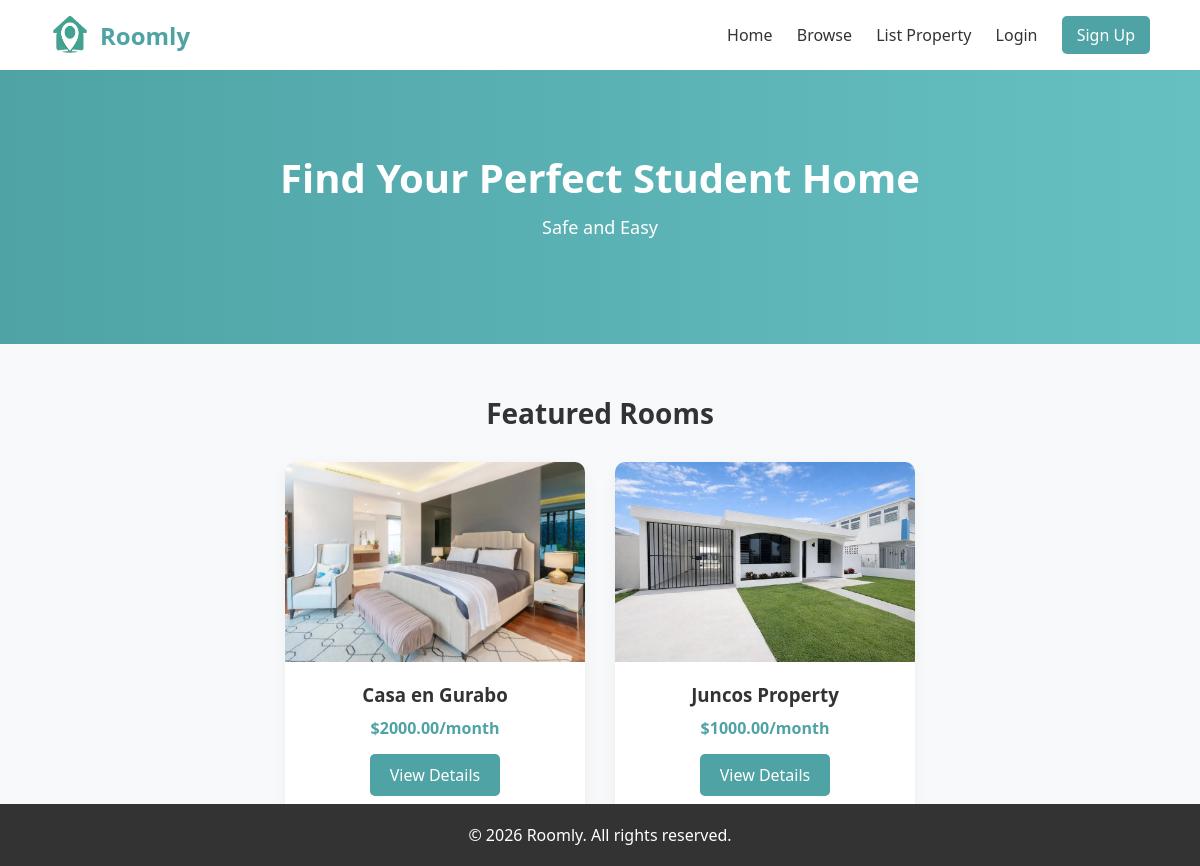
The page / on the database its author committed.
### website/models.py (models this page shows, shortened)
class Property(db.Model):
    __tablename__ = 'PROPERTY'
    property_id_pk = db.Column(db.Integer, primary_key=True)
    title = db.Column(db.String(255), nullable=False)
    description = db.Column(db.Text, nullable=False)
    address = db.Column(db.String(255), nullable=False)
    city = db.Column(db.String(255), nullable=False)
    state = db.Column(db.String(255), nullable=False)
    country = db.Column(db.String(255), nullable=False)
    postal_code = db.Column(db.String(10), nullable=False)
    price_per_month = db.Column(db.Float, nullable=False)
    deposit_amount = db.Column(db.Float, nullable=False)
    number_of_bedrooms = db.Column(db.Integer, nullable=False)
    number_of_bathrooms = db.Column(db.Integer, nullable=False, default=1)
    sqr_ft = db.Column(db.Integer, nullable=False)
    amenities = db.Column(db.Text, nullable=True)
    availability_status = db.Column(db.Boolean, nullable=False)
    owner_id_fk = db.Column(db.Integer, nullable=False)
    university_id_fk = db.Column(db.Integer, nullable=True)
    images = db.relationship('PropertyImage', backref='property', lazy='select')
    amenity_links = db.relationship('PropertyAmenity', backref='property', lazy='select')
    reviews = db.relationship('PropertyReview', backref='property', lazy='select', cascade='all, delete-orphan')
    @property
    def image_url(self):
        if self.images:
            return self.images[0].image_url
        return '/static/logoRoomly.png'

class PropertyImage(db.Model):
    __tablename__ = 'PROPERTY_IMAGES'
    image_id_pk = db.Column(db.Integer, primary_key=True)
    image_url = db.Column(db.String(255), nullable=False)
    property_id_fk = db.Column(db.Integer, db.ForeignKey('PROPERTY.property_id_pk'), nullable=False)

### website/views.py (the view)
@views.route('/')
def home():
    featured_properties = Property.query.filter_by(availability_status=True).order_by(Property.property_id_pk.desc()).limit(3).all()
    return render_template('index.html', featured_properties=featured_properties)

### website/templates/index.html (shortened to what this page needs)
<!DOCTYPE html>
<html lang="en">
<head>
    <link rel="stylesheet" href="{{ url_for('static', filename='styles.css') }}">
</head>
<body>
    <header>
        <a class="logoRoomly" href="{{ url_for('views.home') }}">
            <img src="{{ url_for('static', filename='logoRoomly.png') }}" alt="Roomly Icon" class="header-icon">
            Roomly
            </a>
        <nav>
            <a href="{{ url_for('views.home') }}">Home</a>
            <a href="{{ url_for('views.browse') }}">Browse</a>
            <a href="{{ url_for('views.list_property') }}">List Property</a>
            {% if session.get('account_id') %}
                <a href="{{ url_for('auth.profile') }}">Profile</a>
                <span class="nav-user">Hi, {{ session.get('account_first_name') }}</span>
                <a href="{{ url_for('auth.logout') }}" class="signup-btn">Log Out</a>
            {% else %}
                <a href="{{ url_for('auth.login') }}">Login</a>
                <a href="{{ url_for('auth.signup') }}" class="signup-btn">Sign Up</a>
            {% endif %}
        </nav>
    </header>
    <section class="hero">
        <h1>Find Your Perfect Student Home</h1>
        <p>Safe and Easy</p>
    </section>
    <section class="listings">
        <h2>Featured Rooms</h2>
        <div class="cards">
            {% if featured_properties %}
                {% for property in featured_properties %}
                    <div class="card">
                        {% if property.image_url %}
                            <img src="{{ property.image_url }}" alt="{{ property.title }}">
                        {% else %}
                            <img src="{{ url_for('static', filename='logoRoomly.png') }}" alt="{{ property.title }}">
                        {% endif %}
                        <h3>{{ property.title }}</h3>
                        <p>${{ '%.2f'|format(property.price_per_month) }}/month</p>
                        <a href="{{ url_for('views.property_detail', property_id=property.property_id_pk) }}" class="view-details-btn">View Details</a>
                    </div>
                {% endfor %}
            {% else %}
                <p>No featured rooms available at the moment.</p>
            {% endif %}
        </div>
    </section>
    <footer>
        <p>© 2026 Roomly. All rights reserved.</p>
    </footer>
</body>
</html>

### website/static/styles.css (style rules this page uses)
* { margin: 0; padding: 0; box-sizing: border-box; font-family: 'Segoe UI', sans-serif; }
body { background-color: #f8f9fa; color: #333; }
header { display: flex; justify-content: space-between; align-items: center; padding: 15px 50px; background-color: white; box-shadow: 0 2px 5px rgba(0,0,0,0.05); }
.header-icon { height: 40px; width: 40px; margin-right: 10px; vertical-align: middle; }
.logoRoomly { display: flex; align-items: center; font-size: 24px; font-weight: 700; color: #4FA3A5; text-decoration: none; }
nav a { margin-left: 20px; text-decoration: none; color: #333; font-weight: 500; }
.signup-btn { background-color: #4FA3A5; color: white; padding: 8px 15px; border-radius: 5px; }
.hero { text-align: center; padding: 80px 20px; background: linear-gradient(to right, #4FA3A5, #66c0c2); color: white; }
.hero h1 { font-size: 40px; margin-bottom: 10px; }
.hero p { margin-bottom: 25px; font-size: 18px; }
.listings { padding: 50px; text-align: center; }
.listings h2 { margin-bottom: 30px; font-size: 28px; }
.cards { display: flex; justify-content: center; gap: 30px; flex-wrap: wrap; }
.card { background-color: white; width: 300px; border-radius: 10px; box-shadow: 0 5px 15px rgba(0,0,0,0.05); padding-bottom: 20px; transition: transform 0.3s ease; }
.card img { width: 100%; border-radius: 10px 10px 0 0; }
.card h3 { margin: 15px 0 10px; }
.card p { margin-bottom: 15px; font-weight: bold; color: #4FA3A5; }
.view-details-btn { display: inline-block; padding: 10px 20px; border: none; background-color: #4FA3A5; color: white; border-radius: 5px; cursor: pointer; text-decoration: none; transition: background-color 0.3s ease; }
footer { background-color: #333; color: white; text-align: center; padding: 20px; margin-top: 50px; position: fixed; bottom: 0; width: 100%; }

### rows shown on the page
Property: image_url (picture), title "Casa en Gurabo", price_per_month "2000.00"
Property: image_url (picture), title "Juncos Property", price_per_month "1000.00"
